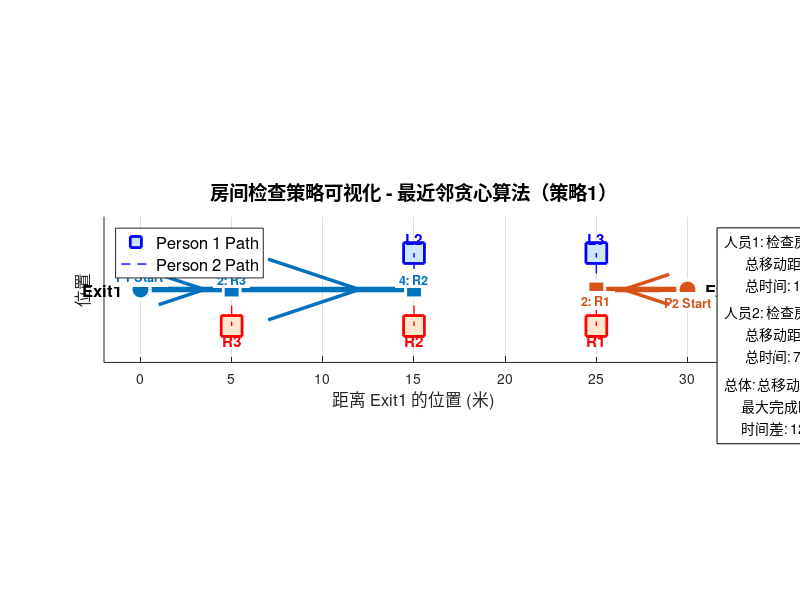

Reproduce this figure in MATLAB.
% 房间检查策略可视化脚本
% 策略1: 最近邻贪心算法
% 
% 使用方法：
% 1. 直接运行此脚本（使用内置数据）
% 2. 或先运行 generate_matlab_data.py 生成数据文件，然后运行此脚本

clear; clc; close all;

%% 尝试加载数据文件（如果存在）
if exist('strategy_data.m', 'file') == 2
    fprintf('正在加载 strategy_data.m ...\n');
    run('strategy_data.m');
    fprintf('数据文件加载成功！\n\n');
else
    fprintf('未找到 strategy_data.m，使用默认数据...\n');
    fprintf('提示：运行 generate_matlab_data.py 可以生成最新的数据文件\n\n');
    
    %% 默认参数设置
    hallway_length = 30;  % 走廊长度（米）
    exit1_pos = 0;        % exit1位置
    exit2_pos = 30;       % exit2位置
    
    % 房间位置（距离exit1的距离，米）
    rooms = struct();
    rooms.L1 = 5;   % 左侧房间1
    rooms.L2 = 15;  % 左侧房间2
    rooms.L3 = 25;  % 左侧房间3
    rooms.R1 = 25;  % 右侧房间1（距离exit2 5m = 距离exit1 25m）
    rooms.R2 = 15;  % 右侧房间2（距离exit2 15m = 距离exit1 15m）
    rooms.R3 = 5;   % 右侧房间3（距离exit2 25m = 距离exit1 5m）
    
    % 人员1的路径（从算法结果）
    person1_path = [0, 5, 5, 15, 15];  % 起始位置 -> L1 -> R3 -> L2 -> R2
    person1_rooms = {'Start', 'L1', 'R3', 'L2', 'R2'};
    person1_total_distance = 15.00;
    person1_total_time = 19.00;
    
    % 人员2的路径（从算法结果）
    person2_path = [30, 25, 25];  % 起始位置 -> L3 -> R1
    person2_rooms = {'Start', 'L3', 'R1'};
    person2_total_distance = 5.00;
    person2_total_time = 7.00;
    
    % 统计信息
    total_distance = 20.00;
    max_completion_time = 19.00;
    time_difference = 12.00;
end

%% 创建图形
figure('Position', [100, 100, 1200, 800]);
hold on;
grid on;
axis equal;

%% 不绘制走廊背景，只添加出口标签
corridor_y = 0;
text(exit1_pos-1, corridor_y, 'Exit1', 'FontSize', 12, 'FontWeight', 'bold', ...
     'HorizontalAlignment', 'right');
text(exit2_pos+1, corridor_y, 'Exit2', 'FontSize', 12, 'FontWeight', 'bold', ...
     'HorizontalAlignment', 'left');

%% 绘制房间（左侧和右侧分开显示）
room_offset = 2;  % 房间距离走廊的偏移
room_size = 1.5;  % 房间标记大小

% 左侧房间（在走廊上方）
left_rooms_pos = [rooms.L1, rooms.L2, rooms.L3];
for i = 1:length(left_rooms_pos)
    pos = left_rooms_pos(i);
    room_name = sprintf('L%d', i);
    % 绘制房间标记
    plot(pos, corridor_y + room_offset, 's', 'MarkerSize', room_size*10, ...
         'MarkerFaceColor', [0.8, 0.9, 1.0], 'MarkerEdgeColor', 'b', 'LineWidth', 2);
    % 绘制连接到走廊的线
    plot([pos, pos], [corridor_y, corridor_y + room_offset], 'b--', 'LineWidth', 1);
    % 房间标签
    text(pos, corridor_y + room_offset + 0.8, room_name, 'FontSize', 11, ...
         'FontWeight', 'bold', 'HorizontalAlignment', 'center', 'Color', 'b');
end

% 右侧房间（在走廊下方）
right_rooms_pos = [rooms.R1, rooms.R2, rooms.R3];
right_room_names = {'R1', 'R2', 'R3'};
for i = 1:length(right_rooms_pos)
    pos = right_rooms_pos(i);
    room_name = right_room_names{i};
    % 绘制房间标记
    plot(pos, corridor_y - room_offset, 's', 'MarkerSize', room_size*10, ...
         'MarkerFaceColor', [1.0, 0.9, 0.8], 'MarkerEdgeColor', 'r', 'LineWidth', 2);
    % 绘制连接到走廊的线
    plot([pos, pos], [corridor_y, corridor_y - room_offset], 'r--', 'LineWidth', 1);
    % 房间标签
    text(pos, corridor_y - room_offset - 0.8, room_name, 'FontSize', 11, ...
         'FontWeight', 'bold', 'HorizontalAlignment', 'center', 'Color', 'r');
end

%% 绘制人员1的路径（蓝色）
person1_color = [0, 0.4470, 0.7410];  % 蓝色
person1_label_added = false;

% 绘制完整的路径线
plot(person1_path, ones(size(person1_path)) * corridor_y, '-', ...
     'Color', person1_color, 'LineWidth', 4, 'DisplayName', 'Person 1 Path');

% 绘制路径点和房间标记，并添加箭头
step_counter = 0;
for i = 1:length(person1_path)
    x = person1_path(i);
    if i == 1
        % 起点
        plot(x, corridor_y, 'o', 'MarkerSize', 14, 'MarkerFaceColor', person1_color, ...
             'MarkerEdgeColor', 'w', 'LineWidth', 2.5);
        text(x, corridor_y + 0.7, 'P1 Start', 'FontSize', 9, ...
             'FontWeight', 'bold', 'Color', person1_color, ...
             'HorizontalAlignment', 'center', 'BackgroundColor', 'w');
    else
        % 房间位置
        step_counter = step_counter + 1;
        if i <= length(person1_rooms)
            room_name = person1_rooms{i};
            if ~strcmp(room_name, 'Start')
                plot(x, corridor_y, 's', 'MarkerSize', 12, 'MarkerFaceColor', person1_color, ...
                     'MarkerEdgeColor', 'w', 'LineWidth', 2);
                % 添加房间名称和步骤编号
                text(x, corridor_y + 0.6, sprintf('%d: %s', step_counter, room_name), ...
                     'FontSize', 9, 'FontWeight', 'bold', 'Color', person1_color, ...
                     'HorizontalAlignment', 'center', 'BackgroundColor', 'w');
            end
        end
    end
    
    % 添加箭头（除了最后一个点）
    if i < length(person1_path)
        x_start = person1_path(i);
        x_end = person1_path(i + 1);
        dx = x_end - x_start;
        
        if abs(dx) > 0.1  % 只有当移动距离足够大时才绘制箭头
            % 箭头位置（路径的中间位置，稍微偏向起点）
            arrow_x = x_start + dx * 0.4;
            arrow_y = corridor_y;
            
            % 使用quiver绘制箭头（箭头长度为路径段长度的30%）
            arrow_length = dx * 0.3;
            quiver(arrow_x, arrow_y, arrow_length, 0, 'Color', person1_color, ...
                   'LineWidth', 2.5, 'MaxHeadSize', 1.0, 'AutoScale', 'off');
        end
    end
end

%% 绘制人员2的路径（红色）
person2_color = [0.8500, 0.3250, 0.0980];  % 橙红色
person2_label_added = false;

% 绘制完整的路径线
plot(person2_path, ones(size(person2_path)) * corridor_y, '-', ...
     'Color', person2_color, 'LineWidth', 4, 'DisplayName', 'Person 2 Path');

% 绘制路径点和房间标记，并添加箭头
step_counter = 0;
for i = 1:length(person2_path)
    x = person2_path(i);
    if i == 1
        % 起点
        plot(x, corridor_y, 'o', 'MarkerSize', 14, 'MarkerFaceColor', person2_color, ...
             'MarkerEdgeColor', 'w', 'LineWidth', 2.5);
        text(x, corridor_y - 0.7, 'P2 Start', 'FontSize', 9, ...
             'FontWeight', 'bold', 'Color', person2_color, ...
             'HorizontalAlignment', 'center', 'BackgroundColor', 'w');
    else
        % 房间位置
        step_counter = step_counter + 1;
        if i <= length(person2_rooms)
            room_name = person2_rooms{i};
            if ~strcmp(room_name, 'Start')
                plot(x, corridor_y, 's', 'MarkerSize', 12, 'MarkerFaceColor', person2_color, ...
                     'MarkerEdgeColor', 'w', 'LineWidth', 2);
                % 添加房间名称和步骤编号
                text(x, corridor_y - 0.6, sprintf('%d: %s', step_counter, room_name), ...
                     'FontSize', 9, 'FontWeight', 'bold', 'Color', person2_color, ...
                     'HorizontalAlignment', 'center', 'BackgroundColor', 'w');
            end
        end
    end
    
    % 添加箭头（除了最后一个点）
    if i < length(person2_path)
        x_start = person2_path(i);
        x_end = person2_path(i + 1);
        dx = x_end - x_start;
        
        if abs(dx) > 0.1  % 只有当移动距离足够大时才绘制箭头
            % 箭头位置（路径的中间位置，稍微偏向起点）
            arrow_x = x_start + dx * 0.4;
            arrow_y = corridor_y;
            
            % 使用quiver绘制箭头（箭头长度为路径段长度的30%）
            arrow_length = dx * 0.3;
            quiver(arrow_x, arrow_y, arrow_length, 0, 'Color', person2_color, ...
                   'LineWidth', 2.5, 'MaxHeadSize', 1.0, 'AutoScale', 'off');
        end
    end
end

%% 添加图例和标题
legend({'Person 1 Path', 'Person 2 Path'}, 'Location', 'northwest', 'FontSize', 12);
title('房间检查策略可视化 - 最近邻贪心算法（策略1）', 'FontSize', 14, 'FontWeight', 'bold');
xlabel('距离 Exit1 的位置 (米)', 'FontSize', 12);
ylabel('位置', 'FontSize', 12);

% 设置坐标轴范围
xlim([-2, 32]);
ylim([-4, 4]);

% 添加网格
set(gca, 'XTick', 0:5:30);
set(gca, 'YTick', []);

%% 添加统计信息文本框
% 构建人员1的房间列表字符串
person1_rooms_str = strjoin(person1_rooms(2:end), ', ');
% 构建人员2的房间列表字符串
person2_rooms_str = strjoin(person2_rooms(2:end), ', ');

stats_text = {
    sprintf('人员1: 检查房间 [%s]', person1_rooms_str);
    sprintf('       总移动距离: %.2f 米', person1_total_distance);
    sprintf('       总时间: %.2f 分钟', person1_total_time);
    sprintf('');
    sprintf('人员2: 检查房间 [%s]', person2_rooms_str);
    sprintf('       总移动距离: %.2f 米', person2_total_distance);
    sprintf('       总时间: %.2f 分钟', person2_total_time);
    sprintf('');
    sprintf('总体: 总移动距离 %.2f 米', total_distance);
    sprintf('      最大完成时间: %.2f 分钟', max_completion_time);
    sprintf('      时间差: %.2f 分钟', time_difference);
};

text(32, 3, stats_text, 'FontSize', 10, 'VerticalAlignment', 'top', ...
     'HorizontalAlignment', 'left', 'BackgroundColor', 'w', ...
     'EdgeColor', 'k', 'Margin', 5);

%% 保存图片
print('room_inspection_strategy.png', '-dpng', '-r300');
fprintf('图片已保存为 room_inspection_strategy.png\n');
